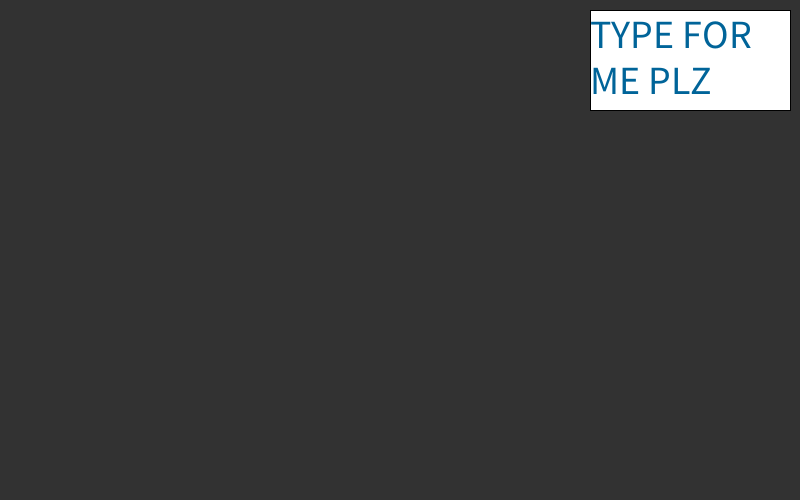
Frame 1 (no input)
Frame 60 (the mouse pressed at the canvas centre just before this capture): identical to frame 1, image omitted
Frame 120 (the mouse held since frame 60 and released just before this capture): identical to frame 1, image omitted

The Processing sketch that drew this single still picture (run headless with seeded random() and noise(); from frame 60 on, the mouse is pressed at the canvas centre):

// Processing sketch: squishyTyper
// ── squishyTyper.pde
int posX=32;
int posY=150;
double timer = 0;

void setup() {
	textSize(40);
	background(50);
	size(800,500);
	rect(590,10,200,100);
	fill(0,100,153);
	text("TYPE FOR ME PLZ", 590, 20, 200, 100);
}

void draw () {
	fill(0,100,153);
  if (posX>800) {
		posY+=32;
		posX=10;
	}
  if (posY>532) {
  fill(50);
  rect(0,0,800,500);
  fill(255);
	rect(590,10,200,100);
	fill(0,100,153);
	text("TYPE FOR ME PLZ", 590, 20, 200, 100);
  posX=32;
  posY=150;
  }
}

void keyPressed () {
	if (key != CODED) {
	text(key, posX, posY);
	posX+=20;
	}
	
}


void mouseClicked() {

	if ((mouseX < 740) && (mouseX > 460) && (mouseY > 10) && (mouseY <100)) {
		for (int i=0; i<100; i++) {
			char randKey = char(int(random(97,122))); 
			text(randKey, posX, posY);
			posX+=20;
    }
  }
}
